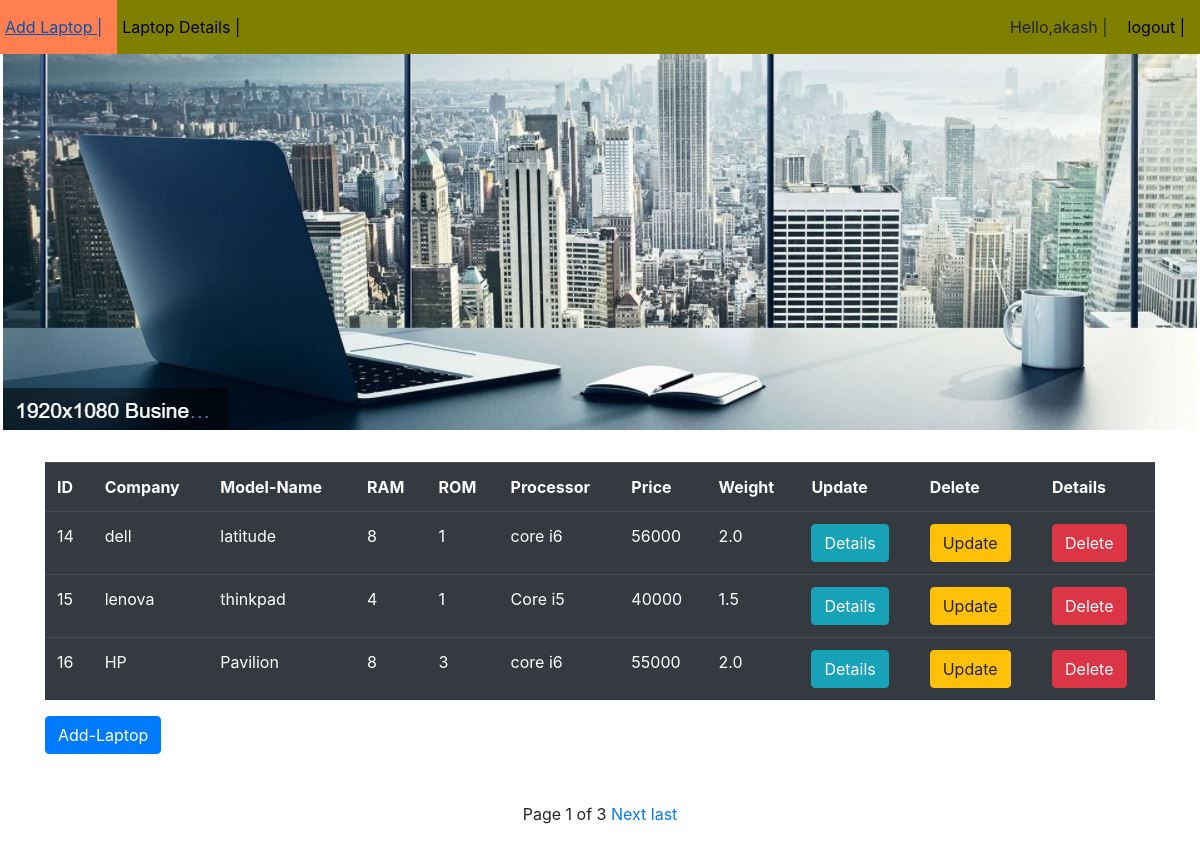
The page /fa/showlaptop/ (signed in) on the database its author committed.
### FirstApp/models.py (models this page shows, shortened)
class Laptop(models.Model):
    company = models.CharField(max_length=50)
    model_name = models.CharField(max_length=50)
    ram = models.IntegerField()
    rom = models.IntegerField()
    processor = models.CharField(max_length=30)
    price = models.IntegerField()
    weigth = models.FloatField()
    picture = models.ImageField(upload_to='images',default='')
    document = models.FileField(upload_to='files',default='')

### FirstApp/views.py (the view)
# urls.py: path('showlaptop/',views.showLaptopView,name='show'),
def showLaptopView(request):
    lap_object = Laptop.objects.all()
    paginator = Paginator(lap_object,3)
    page_number = request.GET.get('page')
    page_obj = paginator.get_page(page_number)
    template_name = 'FirstApp/showlaptop.html'
    context = {'page_obj':page_obj}
    return render(request, template_name, context)

### templates/FirstApp/showlaptop.html (shortened to what this page needs)
{% extends 'layout.html' %}
{% block content %}
<div class="container">
    <table class="table table-dark">
        <tr>
            <th>ID</th>
            <th>Company</th>
            <th>Model-Name</th>
            <th>RAM</th>
            <th>ROM</th>
            <th>Processor</th>
            <th>Price</th>
            <th>Weight</th>
            <th>Update</th>
            <th>Delete</th>
            <th>Details</th>
        </tr>
        {% for lap in page_obj %}
            <tr>
                <td>{{lap.id}}</td>
                <td>{{lap.company}}</td>
                <td>{{lap.model_name}}</td>
                <td>{{lap.ram}}</td>
                <td>{{lap.rom}}</td>
                <td>{{lap.processor}}</td>
                <td>{{lap.price}}</td>
                <td>{{lap.weigth}}</td>
                <td><a href="{% url 'details' lap.id %}"><button class="btn btn-info">Details</button></a></td>
                <td><a href="{% url 'update' lap.id %}"><button class="btn btn-warning">Update</button></a></td>
                <td><a href="{% url 'delete' lap.id %}"><button class="btn btn-danger">Delete</button></a></td>
            </tr>
        {% endfor %}
    </table>
    <a href="{% url 'add' %}"><button class="btn btn-primary">Add-Laptop</button></a>
</div>
<br><br>
<div class="pagination">
    <span class="step-links" style="margin:auto">
            <span class="current">Page {{page_obj.number}} of {{page_obj.paginator.num_pages}}</span>
        {% if page_obj.has_next %}
            <a href="?page={{page_obj.next_page_number}}">Next</a>
            <a href="?page={{page_obj.paginator.num_pages}}">last</a>
        {% endif %}
    </span>
</div>
<br><br>
{% endblock %}

### templates/layout.html (shortened to what this page needs)
<!DOCTYPE html>
{% load static %}
<html lang="en">
<head>
    <link rel="stylesheet" href="https://cdn.jsdelivr.net/npm/bootstrap@4.6.1/dist/css/bootstrap.min.css">
    <link rel="stylesheet" href="{% static 'FirstApp/style.css' %}">
</head>
<body>
<div class="third">
    <ul class="mynavbar">
        <li><a  href="{% url 'add' %}">Add Laptop |</a></li>
        <li><a href="{% url 'show' %}">Laptop Details |</a></li>
        <span class="authlinks">
            {% if user.is_authenticated %}
                <li><a> Hello,{{user.username}} |</a></li>
                <li><a href="{% url 'logout' %}"> logout |</a></li>
            {% else %}
                <li><a href="{% url 'login' %}"> login |</a></li>
                <li><a href="{% url 'register' %}"> Register |</a></li>
            {% endif %}
        </span>
    </ul>
    <br><br><br><br><br><br><br><br><br><br><br><br><br><br><br><br><br>
    {% block content %}{% endblock %}
</div>
</body>
</html>

### static/FirstApp/style.css (style rules this page uses)
.mynavbar { background-color : olive; list-style-type : none; overflow : hidden; margin : 0; padding :0; }
li { float : left; }
li a { padding:15px 15px 15px 5px; color : black; display : block; }
.authlinks { float:right; }
body { background-image: url("Capture_1.JPG"); background-repeat: no-repeat; }

### rows shown on the page
Laptop: id "14", company "dell", model_name "latitude", ram "8", rom "1", processor "core i6", price "56000", weigth "2.0"
Laptop: id "15", company "lenova", model_name "thinkpad", ram "4", rom "1", processor "Core i5", price "40000", weigth "1.5"
Laptop: id "16", company "HP", model_name "Pavilion", ram "8", rom "3", processor "core i6", price "55000", weigth "2.0"

### other values the page prints
{{ user.username }} "akash"
{{ page_obj.number }} "1"
{{ page_obj.paginator.num_pages }} "3"
